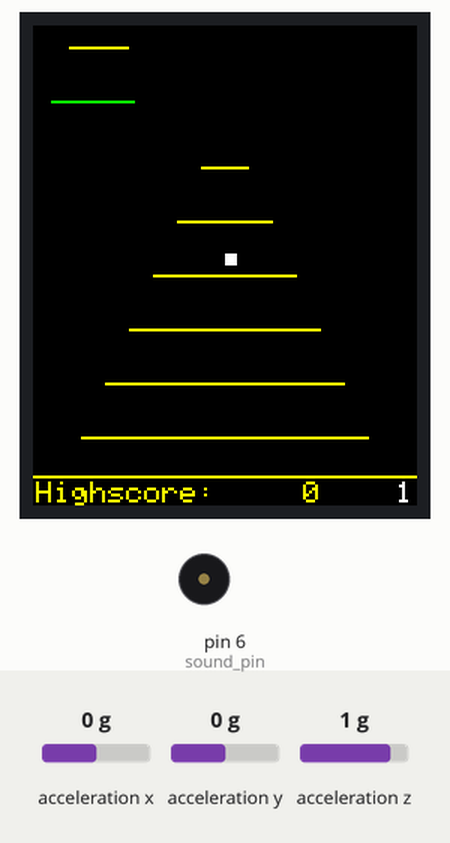
Simulated run of this sketch. Board: Arduino Leonardo, built with avr-gcc and run on an emulated ATmega32U4. On the bench: 128×160 colour display, buzzer (waves = sounding). The test bench sets the inputs (shaded band); at power-on: acceleration y 0 g, acceleration x 0 g, acceleration z 1 g. Random numbers use the default seed unless the sketch sets one; EEPROM starts erased.

Above: at 1.3 s.
1.4 s: acceleration y set to 0.8 g
At 1.93 s:
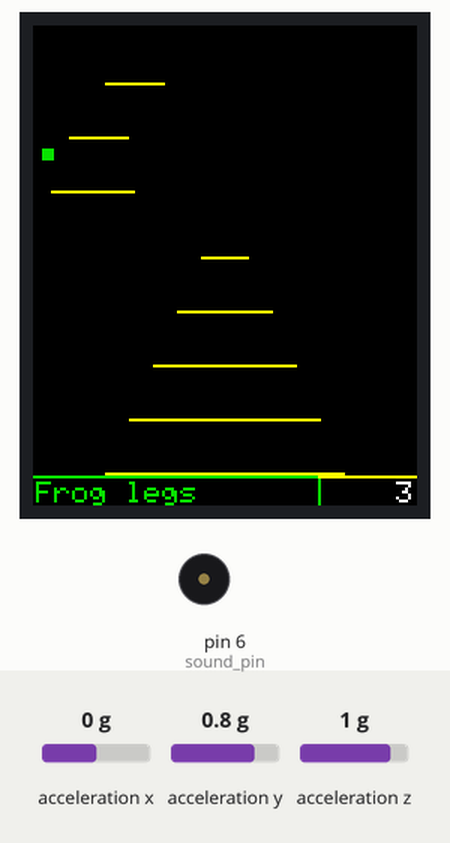
4.2 s: acceleration y set to -1.4 g
At 4.49 s:
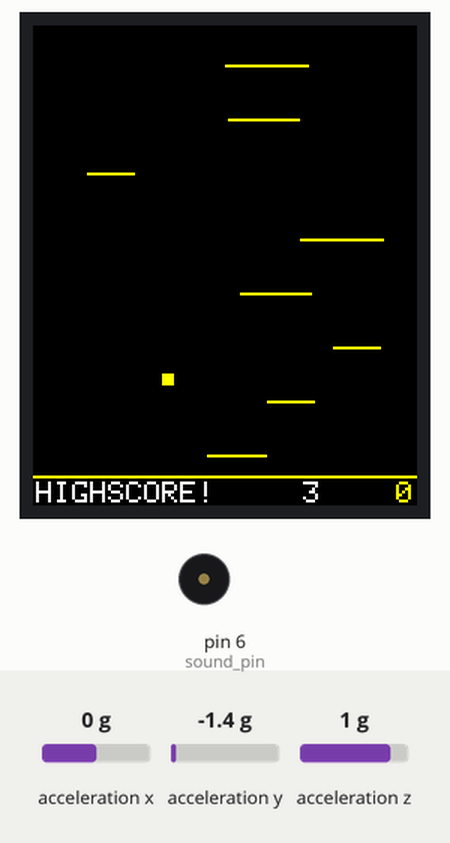
5.8 s: acceleration y set to 0 g
At 6.39 s:
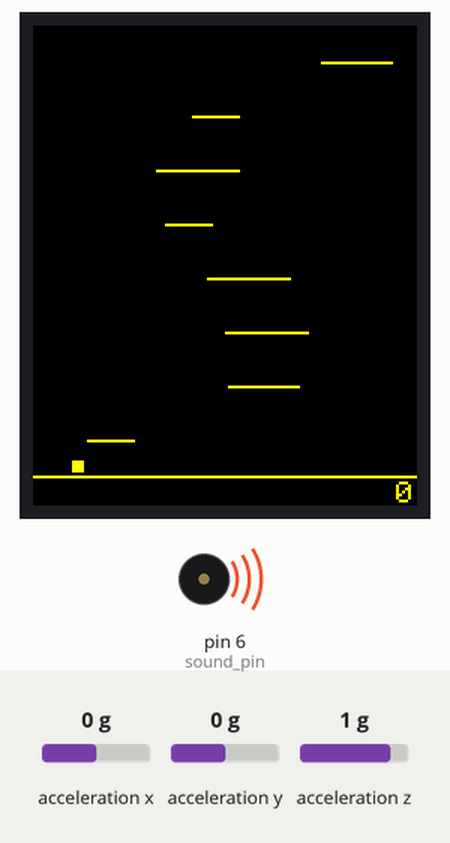
Timing chart, 0 to 8.8 s (numbered marks = the images above; inputs shaded):
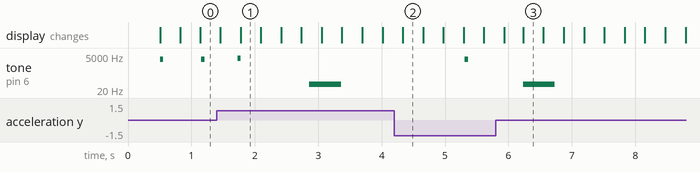

The sketch:

EsploraGravGame.ino
```cpp
// Arduino Esplora Level Bounce Game
//
// Anne Barela, Januray 12, 2012
//
// Mod of game by R0D0T posted on http://r0d0t.tumblr.com/post/29641975900 and
//    Hackaday http://hackaday.com/2012/10/01/fantastic-programming-makes-this-arduino-gaming-device-something-special/

#include <Adafruit_GFX.h>    // Core graphics library
#include <Adafruit_ST7735.h>
#include <SPI.h>
#include <EEPROM.h>
#include <Esplora.h>  // Try to use hardware but if not (buttons) use Esplora library function

// SPI pins for Esplora (Arduino Leonardo style numbering)
#define mosi 16
#define miso 14
#define sclk 15

//SCREEN
#define s_width 128
#define s_height 149
#define cs 7  // Esplora uses display chip select on D7
#define dc 0  // Esplora uses LCD DC on D0
#define rst 1 // Esplora uses display reset on D1
Adafruit_ST7735 tft = Adafruit_ST7735(cs, dc, mosi, sclk, rst);  // define tft display (use Adafruit library)
long lastMillis;
boolean monitor = false;

unsigned int background = 0x0000;   // ST7735_BLACK

//SOUND
#define sound_pin 6 // Direct sound on Esplora

//BUTTONS (not used on Esplora as buttons must be read using library function)
// #define Rbtn_pin 1
// #define Lbtn_pin 0

//PLAYER
float p_X = s_width/2;
float p_Y = s_height/2;
float p_lastX, p_vX;
float p_lastY, p_vY;
//#define p_vmaxY 6
//#define p_vmaxX 6
#define gravity_default 0.2
float gravity = 0.2;
#define p_bounceSpeed_default 4
byte p_bounceSpeed = p_bounceSpeed_default;
#define p_width_default 4
byte p_width = p_width_default;
#define p_height_default 4
byte p_height = p_height_default;
#define p_color_default 0xFFFF     // ST7735_WHITE
#define p_color_dead w_color
int p_color = p_color_default;

//SCORE & BONUS
unsigned int score = 0;
unsigned int highscore = 0;
byte nextBonus;
boolean b_pendingPlatform = false;
boolean b_used;
byte b_platformID;
byte b_pendingID;
byte b_onUseID;
byte b_remaining = 0;
byte b_max;
#define b_number 4
int b_colors[b_number] = {
  0xFD00, 0x0F00, 0xF000, 0x00FF};
byte b_lives = 0;


//WORLD
#define w_size 8
byte world[w_size][6]; //contain platforms data
int w_color = ST7735_YELLOW;  // was 0x41E6 which was faint on my display
byte w_speed = 1;
byte w_widthMin = 4;
byte w_widthMax = 8;

/*
world[a][b] ->
 a ->  platform id
 b ->  0 = x
 1 = y
 2 = last x
 3 = last y
 4 = width
 */

//ACCELEROMETER (mod for Esplora)
int acc_avgX, acc_avgY, acc_avgZ;
#define acc_pinX 1  // A5
#define acc_pinY 2  // A7
#define acc_pinZ 3  // A6


void setup() {
  // initialize a ST7735R TFT
  tft.initR();

  randomSeed(127);  // can't use unused analog pin as there are none
  //Serial.begin(9600);
  FillWorld();

  acc_avgX = acc_avg(acc_pinX);
  acc_avgY = acc_avg(acc_pinY);
  acc_avgZ = acc_avg(acc_pinZ);

  tft.fillScreen(background);
  ScoreSetup();
}

void loop() {
  if(millis()-lastMillis > 20){
    lastMillis = millis();
    CheckButtons();
    MovePlayer();
    ScrollWorld();
    CollideBorders();
    CollideWorld();
    DrawWorld();
    DrawPlayer();
    if(monitor){
      ShowMonitor();
    }
  }
}

void ShowMonitor(){
  unsigned long time = millis() - lastMillis; //should be inferior to 20, the time between frames
  tft.fillRect(0, s_height+1, 100, 1, 0x0A00);
  tft.fillRect(100, s_height+1, 28, 1, 0xA000);
  tft.fillRect(time*5, s_height+1, 3, 1, 0xFFFF);
}

int acc_avg(int pin) {
  int avg = 0;
  switch (pin) {
    case acc_pinX:
       for(int i = 0; i < 50; i++) {
         avg += Esplora.readAccelerometer(X_AXIS);
         // delay(10);
        }
       break;
     case acc_pinY:
       for(int i = 0; i < 50; i++) {
         avg += Esplora.readAccelerometer(Y_AXIS);
         // delay(10);
        }
       break;
     case acc_pinZ:
         for(int i = 0; i < 50; i++) {
         avg += Esplora.readAccelerometer(Z_AXIS);
         // delay(10);
        }
       break;
     }
  avg /= 50;
  return avg;
}

int acc_readX() {
  int val= -1 * constrain(Esplora.readAccelerometer(Y_AXIS) - acc_avgY, -64, 64); // use Y for orientation
  // Serial.print("Acceleration: ");                                              // joystick is at top
  // Serial.println(val);
  return(val);

  // was return(constrain(analogRead(acc_pinX) - acc_avgX, -64, 64));
}


void CheckBonus(byte thisPlatform){
  if(b_pendingPlatform && (b_platformID == thisPlatform)){
    b_pendingPlatform = false;
  }
  if(nextBonus ){
    nextBonus--;
  }
  else {
    nextBonus = random(30, 60);
    b_pendingID = random(0, b_number);
    b_pendingPlatform = true;
    b_platformID = thisPlatform;
  }
}

void BonusReset(){
  nextBonus = random(30, 60);
  b_pendingPlatform = false;
  b_remaining = 0;
  tft.fillRect(0, s_height+2, 96, 10, background);
  tft.fillRect(0, s_height+1, 96, 1, w_color);
  EndUseBonus();
}

void ClearBonus(){
  EndUseBonus();
  b_remaining = 0;
  p_color = p_color_default;
  tft.fillRect(0, s_height+2, 96, 10, background);
  tft.fillRect(0, s_height+1, 96, 1, w_color);
  b_used = false;
}

void GetBonus(){
  ClearBonus();
  b_onUseID = b_pendingID;
  b_pendingPlatform = false;
  tone(sound_pin, 3500, 50);
  p_color = b_colors[b_onUseID];
  tft.fillRect(0, s_height+2, 96, 10, background);

  switch (b_onUseID){
  case 0:
    drawString(1, s_height+3, "Jet pack", b_colors[b_onUseID], 1);
 //   tft.drawString(1, s_height+3, "Jet pack", b_colors[b_onUseID], 1);
    b_max = 100;
    b_remaining = b_max;
    break;
  case 1:
    drawString(1, s_height+3, "Frog legs", b_colors[b_onUseID], 1);
//    tft.drawString(1, s_height+3, "Frog legs", b_colors[b_onUseID], 1);
    b_max = 100;
    b_remaining = b_max;
    break;
  case 2:
    drawString(1, s_height+3, "Testosterone", b_colors[b_onUseID], 1);
//    tft.drawString(1, s_height+3, "Testosterone", b_colors[b_onUseID], 1);
    b_max = 1;
    b_remaining = b_max;
    break;
  case 3:
    drawString(1, s_height+3, "Low gravity", b_colors[b_onUseID], 1);
//    tft.drawString(1, s_height+3, "Low gravity", b_colors[b_onUseID], 1);
    b_max = 255;
    b_remaining = b_max;
    break;
  }

  if(b_remaining > 1) {
    tft.fillRect(95, s_height+2, 1, 10, b_colors[b_onUseID]);
    tft.fillRect(0, s_height+1, 95, 1, b_colors[b_onUseID]);
  }

}

void UseBonus(){
  if(b_remaining){
    b_used = true;
    tft.fillRect(b_remaining*95/b_max, s_height+2, 1, 10, background);
    tft.drawPixel(b_remaining*95/b_max, s_height+1, w_color);
    b_remaining --;
    tft.fillRect(b_remaining*95/b_max, s_height+2, 1, 10, b_colors[b_onUseID]);
    tft.drawPixel(b_remaining*95/b_max, s_height+1, b_colors[b_onUseID]);

    switch (b_onUseID){
    case 0:
      if(p_vY > -1){
        p_vY -= 0.3;
      }
      tone(sound_pin, 100, 3 + abs(10 * p_vY));
      break;
    case 1:
      p_bounceSpeed = p_bounceSpeed_default * 1.5;
      break;
    case 2:
      p_width = min(p_width+1, p_width_default+12);
      p_height = min(p_height+1, p_height_default+12);
      b_lives = min(b_lives+1, 12);
      tone(sound_pin, 50+150*b_lives, 100);
      break;
    case 3:
      gravity = gravity_default * 0.3;
      break;
    }

    if(!b_remaining){
      ClearBonus();
    }
  }
}

void EndUseBonus(){
  b_used = false;

  switch (b_onUseID){
  case 0:
    break;
  case 1:
    p_bounceSpeed = p_bounceSpeed_default;
    break;
  case 2:
    break;
  case 3:
    gravity = gravity_default;
    break;
  }
}

void CheckButtons(){
  int Lbutton = Esplora.readButton(SWITCH_DOWN);  // Esplora Switch 1
  int Rbutton = Esplora.readButton(SWITCH_UP);    // Esplora Switch 3

  if(Lbutton) {
    if(monitor)
       monitor=false;
     else
       monitor = true;
  }
  if(Rbutton) {
    UseBonus();
    } else {
    if(b_used = true) {
      EndUseBonus();
    }
  }
}

void DrawPlayer(){
  tft.fillRect(p_lastX, p_lastY, p_width, p_height, background); //erase previous pos
  if(p_lastX > (s_width-1 - p_width)) //if accross the edge of the screen
    tft.fillRect(0, p_lastY, p_lastX + p_width - s_width, p_height, background);

  tft.fillRect(p_X, p_Y, p_width, p_height, p_color); //draw new pos
  if(p_X > (s_width-1 - p_width)) //if accross the edge of the screen
    tft.fillRect(0, p_Y, p_X + p_width - s_width, p_height, p_color);

}

void MovePlayer(){
  p_lastX = p_X;
  p_lastY = p_Y;

  p_vX = (p_vX + acc_readX()) / 20;
  p_vY = (p_vY + gravity);

  p_X = p_X + p_vX;
  if(p_X > s_width){
    p_X = 0;
  }
  if(p_X < 0){
    p_X = s_width - p_X;
  }
  p_Y = p_Y + p_vY;

  if((p_vY < -4) && (p_color != p_color_dead)){
    tone(sound_pin, 600+p_vY*100, 25);
  }
  if(b_used && (b_onUseID == 3)) { //if low gravity is on use
    tone(sound_pin, 300-abs(p_vY*100), 25);
  }
}

void CollideBorders() {
  if(p_Y > s_height - p_height){ //touch the floor
    p_vY = -p_bounceSpeed;
    p_Y = s_height - p_height;
    if(!b_lives){
      if(p_color != p_color_dead){
        BonusReset();
        ScoreReset();
      }
    }
    else {
      tft.fillRect(p_lastX, p_lastY, p_width, p_height, background);
      p_width--;
      p_height--;
      b_lives--;
      tone(sound_pin, 100+150*b_lives, 100);
    }
  }
}

void ScoreSetup(){
  tft.fillRect(0, s_height+2, 128, 10, background);
  tft.fillRect(0, s_height+1, 128, 1, w_color);
  highscore = EEPROM.read(0);
  highscore += (EEPROM.read(1)<<8);
  if(highscore > 64000){
    highscore = 0;
  }
  drawString(1, s_height+3, "Highscore:", w_color, 1);
//    tft.drawString(1, s_height+3, "Highscore:", w_color, 1);
  drawInt(highscore, 66, s_height+3, w_color, background);
}

void ScoreReset(){
  if(p_color != p_color_dead) {
    p_color = p_color_dead;
    tone(sound_pin, 50, 500);
    if(score > highscore){
      if(score < 64000) {
        EEPROM.write(0, score);
        EEPROM.write(1, score>>8);
      }
      else { // bad value, zero out
        EEPROM.write(0,0);
        EEPROM.write(1,0);
      }
      drawString(1, s_height+3, "HIGHSCORE!", p_color_default, 1);
//      tft.drawString(1, s_height+3, "HIGHSCORE!", p_color_default, 1);
      drawInt(score, 66, s_height+3, p_color_default, background);
      highscore = score;
    }
    else {
      if (score > 4) {
      drawString(1, s_height+3, "Your score:", w_color, 1);
      //      tft.drawString(1, s_height+3, "Your score:", w_color, 1);
      drawInt(score, 66, s_height+3, w_color, background);
      }
    }
    score = 0;
    drawInt(score, 97, s_height+3, w_color, background);
  }
}

void ScoreAdd(){ // add to the current score lower left
  score++;
  tone(sound_pin, 3000, 50);
  if(score > highscore) {
    drawInt(score, 97, s_height+3, p_color_default, background);
  }
  else {
    drawInt(score, 97, s_height+3, w_color, background);
  }
  w_widthMin = max(1, 4 - score/50);
  w_widthMax = max(2, 8 - score/50);
  if(score == 1) {
    p_color = p_color_default;
  }
}

//transform from int to string and display it
void drawInt(unsigned int num, byte nx, byte ny, unsigned int color, unsigned int color2) {
  tft.fillRect(nx, ny, 29, 7, color2);
  drawChar(nx+24, ny, 48+(num%10), color);
//    tft.drawChar(nx+24, ny, 48+(num%10), color);
  if(num>9) {
    drawChar(nx+18, ny, 48+(num%100)/10, color);
    ///     tft.drawChar(nx+18, ny, 48+(num%100)/10, color);
    if(num>99) {
      drawChar(nx+12, ny, 48+(num%1000)/100, color);
      //      tft.drawChar(nx+12, ny, 48+(num%1000)/100, color);
      if(num>999) {
        drawChar(nx+6, ny, 48+(num%10000)/1000, color);
        //        tft.drawChar(nx+6, ny, 48+(num%10000)/1000, color);
        if(num>9999) {
          drawChar(nx, ny, 48+(num%100000)/10000, color);
          //          tft.drawChar(nx, ny, 48+(num%100000)/10000, color);
        }
      }
    }
  }
}

/*
world[a][b] ->
 a ->  platform id
 b ->  0 = x
 1 = y
 2 = last x
 3 = last y
 4 = width
 4 = last width
 */

void FillWorld(){
  for(byte i=0; i<w_size; i++) {
    world[i][0] = (s_width * (w_size-i-1) / w_size)/2;
    world[i][1] = 1 + i * (s_height / w_size);
    world[i][2] = world[i][0];
    world[i][3] = world[i][1];
    world[i][4] = s_width * (i+1)/w_size;
    world[i][5] = world[i][4];
  }
}

void ScrollWorld(){
  byte fastScrolling = 0;
  if(p_Y < s_height/4) {//if the player reachs the top of the screen
    fastScrolling ++;
    if(p_Y < s_height/8) {//if the player reachs the top of the screen
      fastScrolling ++;
    }
  }
  p_Y += fastScrolling;
  for(byte i=0; i<w_size; i++) { //for each platform
    world[i][3] = world[i][1]; //update last y
    world[i][2] = world[i][0]; //update last x
    world[i][5] = world[i][4]; //update last width
    world[i][1] += w_speed ; //move the platform downward
    world[i][1] += fastScrolling;
    if(world[i][1] > s_height){ //if the platform reaches the bottom of the screen
      //world[i][2] = world[i][0]; //update last x
      world[i][1] = world[i][1] - s_height + 1; //put the platform on the top of the screen
      world[i][4] = min(random(w_widthMin, w_widthMax)*p_width_default, s_width-world[i][0]); //pick a random width
      world[i][0] = random(0, s_width-world[i][4]); //pick a random x
      CheckBonus(i); //check if the new platform will have a bonus
    }
  }
}

void CollideWorld() {
  for(byte i=0; i<w_size; i++) {
    if(p_vY > 0){ //if player falling
      if((p_Y+p_width <= world[i][1]) && (world[i][1] < (p_Y+p_vY+p_height)) ) { //and at the height of the platform
        if(((p_X+p_width) >= world[i][0]) && (world[i][0]+world[i][4] > (p_X)) ) {     //and does not miss it
          p_vY = -p_bounceSpeed ;
          p_Y = world[i][1] - p_height;
          ScoreAdd();
          if(b_pendingPlatform && (b_platformID == i)) {
            GetBonus();
          }
        }
      }
    }
  }
}

void DrawWorld() {
  for(byte i=0; i<w_size; i++) {
    tft.fillRect(world[i][2], world[i][3], world[i][5], 1, background);
    tft.fillRect(world[i][0], world[i][1], world[i][4], 1, w_color);
  }
  if(b_pendingPlatform){
    tft.fillRect(world[b_platformID][0], world[b_platformID][1], world[b_platformID][4], 1, b_colors[b_pendingID]);
  }
}


void drawString(byte x, byte y, char *text, uint16_t color, bool wrap) { // replicate tft.drawString
  tft.setCursor(x,y);
  tft.setTextColor(color);
  tft.setTextWrap(wrap);
  tft.print(text);
}

void drawChar(byte x, byte y, char text, uint16_t color) { // replicate tft.drawChar
  tft.setCursor(x,y);
  tft.setTextColor(color);
  tft.print(text);
}
```

Measured:
- after the input at 4.2 s, tone on pin 6 (sound_pin): silent → 3000 Hz after 1.1 s, → silent 0.05 s later
